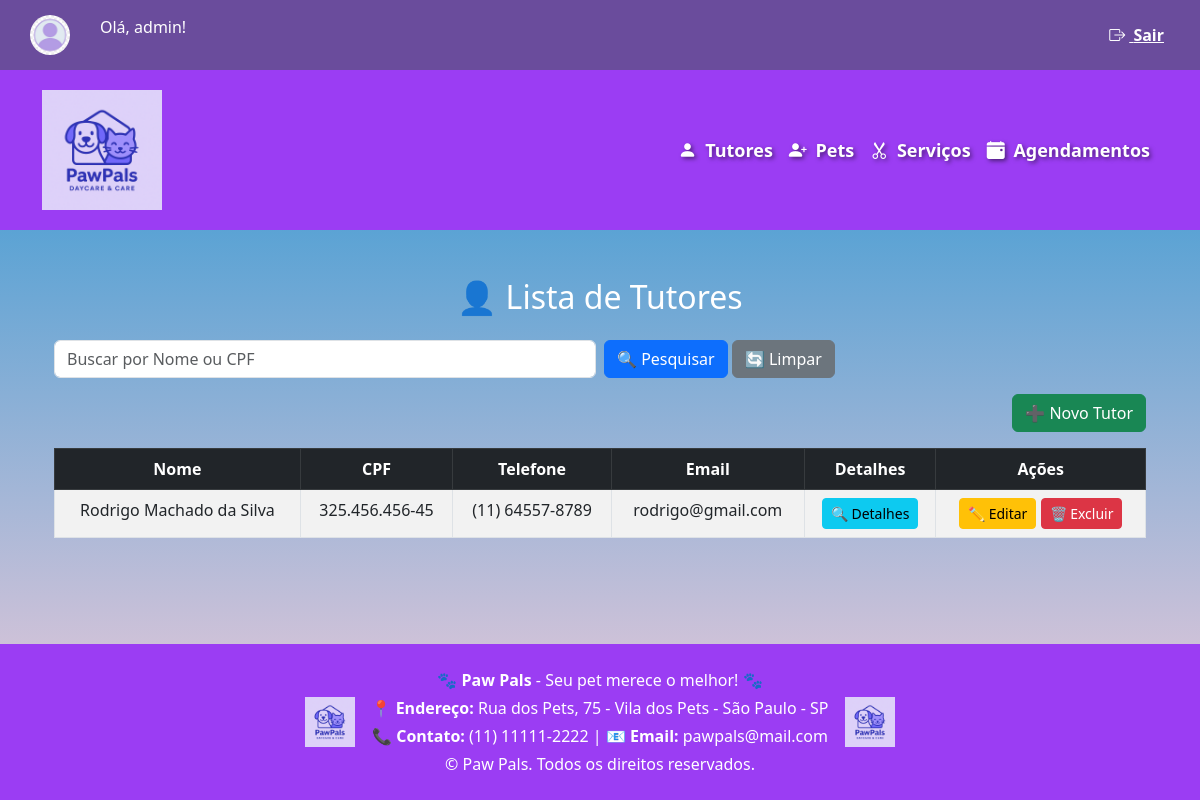
Screenshot of /tutores/ (signed in) with the database file from the repository.
### klugpet/models.py (models this page shows, shortened)
class Usuario(AbstractUser):
    NIVEL_CHOICES = (
        ('admin', 'Administrador'),
        ('funcionario', 'Funcionário'),
    )
    nivel = models.CharField(max_length=20, choices=NIVEL_CHOICES, default='funcionario')

class Tutor(models.Model):
    nome_completo = models.CharField(max_length=255)
    cpf = models.CharField(max_length=14, unique=True)
    telefone = models.CharField(max_length=20, blank=True, null=True)
    email = models.EmailField(blank=True, null=True)
    endereco = models.TextField(blank=True, null=True)
    cidade = models.TextField(blank=True, null=True)
    estado = models.TextField(blank=True, null=True)
    conheceu = models.TextField(blank=True, null=True)

### klugpet/views.py (the view)
# urls.py: path('tutores/', views.listar_tutores, name='listar_tutores'),
@login_required
def listar_tutores(request):
    query = request.GET.get('q', '').strip()
    if query:
        tutores = Tutor.objects.filter(
            Q(nome_completo__icontains=query) | Q(cpf__icontains=query)
        )
    else:
        tutores = Tutor.objects.all()
    return render(request, 'listar_tutores.html', {'tutores': tutores})

### klugpet/templates/listar_tutores.html (shortened to what this page needs)
{% extends "base.html" %}
{% block content %}
<div class="container mt-4">
    <h2 class="text-center mb-4">👤 Lista de Tutores </h2>
    <form method="GET" class="mb-3">
        <div class="row g-2">
            <div class="col-md-6">
                <input type="text" name="q" class="form-control" placeholder="Buscar por Nome ou CPF" value="{{ request.GET.q }}">
            </div>
            <div class="col-md-3">
                <button type="submit" class="btn btn-primary">🔍 Pesquisar</button>
                <a href="{% url 'listar_tutores' %}" class="btn btn-secondary">🔄 Limpar</a>
            </div>
        </div>
    </form>
    <div class="text-end mb-3">
        <a href="{% url 'cadastro_tutor' %}" class="btn btn-success">➕ Novo Tutor</a>
    </div>
    <div class="table-responsive">
        <table class="table table-bordered table-striped text-center">
        <thead class="table-dark">
            <tr>
                <th>Nome</th>
                <th>CPF</th>
                <th>Telefone</th>
                <th>Email</th>
                <th>Detalhes</th>
                <th>Ações</th>
            </tr>
        </thead>
        <tbody>
            {% for tutor in tutores %}
            <tr>
                <td>{{ tutor.nome_completo }}</td>
                <td>{{ tutor.cpf }}</td>
                <td>{{ tutor.telefone }}</td>
                <td>{{ tutor.email }}</td>
                <td>
                    <a href="{% url 'detalhes_tutor' tutor.id %}" class="btn btn-info btn-sm">
                        🔍 Detalhes
                    </a>
                </td>
                <td>
                    <div class="d-grid gap-2 d-md-block">
                        <a href="{% url 'editar_tutor' tutor.id %}" class="btn btn-warning btn-sm">✏️ Editar</a>
                        <a href="{% url 'excluir_tutor' tutor.id %}" class="btn btn-danger btn-sm" onclick="return confirm('Tem certeza que deseja excluir este tutor?');">🗑️ Excluir</a>
                    </div>
                </td>
            </tr>
            {% empty %}
            <tr>
                <td colspan="7" class="text-center">Nenhum tutor encontrado.</td>
            </tr>
            {% endfor %}
        </tbody>
    </table>
    </div>
</div>
{% endblock %}

### klugpet/templates/base.html (shortened to what this page needs)
<!DOCTYPE html>
<html lang="pt-br">
<head>
    {% load static %}
    <link rel="stylesheet" href="https://cdn.jsdelivr.net/npm/bootstrap@5.3.0/dist/css/bootstrap.min.css">
    <link rel="stylesheet" href="https://cdn.jsdelivr.net/npm/bootstrap-icons@1.11.3/font/bootstrap-icons.min.css">
</head>
<body>
    <div class="header-top">
        <div class="user-logo">
            {% if user.is_authenticated %}
                <img src="{% static 'img/user_avatar.jpg' %}" alt="Avatar" class="rounded-circle">
                <p class="user-info">Olá, {{ user.username }}!</p>
            {% else %}
                <p class="user-info">Bem-vindo, visitante!</p>
            {% endif %}
        </div>
        <div>
            {% if user.is_authenticated %}
                <form method="POST" action="{% url 'logout' %}" onsubmit="return confirmLogout()">
                    <button type="submit" class="logout-btn"><i class="bi bi-box-arrow-right me-1"></i> Sair</button>
                </form>
            {% endif %}
        </div>
    </div>
    <nav class="navbar navbar-expand-lg navbar-dark">
        <div class="container">
            <a class="navbar-brand d-flex align-items-center" href="{% if user.is_authenticated %}{% url 'home' %}{% else %}{% url 'login' %}{% endif %}">
                <img src="{% static 'img/logo_daycare.png' %}" alt="Logo" width="120" height="120" class="me-3">
            </a>
            <div class="collapse navbar-collapse" id="navbarNav">
                <ul class="navbar-nav ms-auto">
                    <li class="nav-item"><a class="nav-link" href="{% url 'cadastro_tutor' %}"><i class="bi bi-person-fill me-1"></i> Tutores</a></li>
                    <li class="nav-item"><a class="nav-link" href="{% url 'cadastro_pet' %}"><i class="bi bi-person-plus-fill me-1"></i> Pets</a></li>
                    <li class="nav-item"><a class="nav-link" href="{% url 'cadastro_servico' %}"><i class="bi bi-scissors me-1"></i> Serviços</a></li>
                    <li class="nav-item"><a class="nav-link" href="{% url 'agendamento' %}"><i class="bi bi-calendar-event-fill me-1"></i> Agendamentos</a></li>
                </ul>
            </div>
        </div>
    </nav>
    <div class="container content py-4">
        {% block content %}{% endblock %}
    </div>
    <footer class="footer text-white text-center py-4">
        <div class="container d-flex justify-content-center align-items-center flex-wrap gap-3">
            <img src="{% static 'img/logo_daycare.png' %}" alt="Logo" style="width: 50px; height: auto;">
            <div class="text-center">
                <p class="mb-1">🐾 <strong>Paw Pals</strong> - Seu pet merece o melhor! 🐾</p>
                <p class="mb-1">📍 <strong>Endereço:</strong> Rua dos Pets, 75 - Vila dos Pets - São Paulo - SP</p>
                <p class="mb-1">📞 <strong>Contato:</strong> (11) 11111-2222 | 📧 <strong>Email:</strong> pawpals@mail.com</p>
                <p class="mb-0">© Paw Pals. Todos os direitos reservados.</p>
            </div>
            <img src="{% static 'img/logo_daycare.png' %}" alt="Logo" style="width: 50px; height: auto;">
        </div>
    </footer>
</body>
</html>

### klugpet/templates/base.html (style rules this page uses)
body { background: linear-gradient(to top, #f8cdda, #1c92d2); min-height: 100vh; display: flex; flex-direction: column; color: white; }
.footer { background-color: #9b3df3; }
.navbar { background-color: #9b3df3; padding: 15px; }
.navbar-brand, .navbar-nav .nav-link { color: #ffffff !important; font-weight: bold; font-size: 18px; text-shadow: 2px 2px 4px rgba(0, 0, 0, 0.5); }
.content { flex: 1; }
.header-top { background-color: #6a4c9c; padding: 15px 30px; display: flex; justify-content: space-between; align-items: center; color: white; }
.user-info { font-size: 16px; margin-left: 20px; }
.logout-btn { background-color: transparent; border: none; color: white; cursor: pointer; font-weight: bold; text-decoration: underline; }
.user-logo { display: flex; align-items: center; }
.user-logo img { height: 40px; width: 40px; border-radius: 50%; margin-right: 10px; }

### rows the page displays
Usuario: username "admin"
Tutor: nome_completo "Rodrigo Machado da Silva", cpf "325.456.456-45", telefone "(11) 64557-8789", email "rodrigo@gmail.com"
